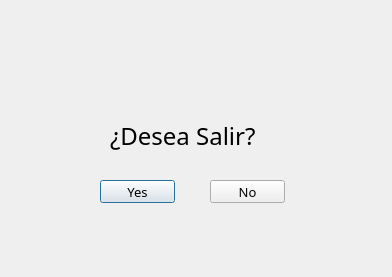
<?xml version="1.0" encoding="UTF-8"?>
<ui version="4.0">
 <class>Aviso</class>
 <widget class="QDialog" name="Aviso">
  <property name="geometry">
   <rect>
    <x>0</x>
    <y>0</y>
    <width>392</width>
    <height>277</height>
   </rect>
  </property>
  <property name="windowTitle">
   <string>Aviso</string>
  </property>
  <widget class="QPushButton" name="BtnBoxAvisoYes">
   <property name="geometry">
    <rect>
     <x>100</x>
     <y>180</y>
     <width>75</width>
     <height>23</height>
    </rect>
   </property>
   <property name="font">
    <font>
     <family>Century Gothic</family>
     <pointsize>10</pointsize>
    </font>
   </property>
   <property name="acceptDrops">
    <bool>false</bool>
   </property>
   <property name="text">
    <string>Yes</string>
   </property>
  </widget>
  <widget class="QPushButton" name="BtnBoxAvisoNo">
   <property name="geometry">
    <rect>
     <x>210</x>
     <y>180</y>
     <width>75</width>
     <height>23</height>
    </rect>
   </property>
   <property name="font">
    <font>
     <family>Century Gothic</family>
     <pointsize>10</pointsize>
    </font>
   </property>
   <property name="text">
    <string>No</string>
   </property>
  </widget>
  <widget class="QLabel" name="label">
   <property name="geometry">
    <rect>
     <x>150</x>
     <y>30</y>
     <width>81</width>
     <height>71</height>
    </rect>
   </property>
   <property name="text">
    <string/>
   </property>
   <property name="pixmap">
    <pixmap>warning.png</pixmap>
   </property>
   <property name="scaledContents">
    <bool>true</bool>
   </property>
  </widget>
  <widget class="QLabel" name="LbQuestion">
   <property name="geometry">
    <rect>
     <x>110</x>
     <y>120</y>
     <width>161</width>
     <height>31</height>
    </rect>
   </property>
   <property name="font">
    <font>
     <family>Century Gothic</family>
     <pointsize>18</pointsize>
    </font>
   </property>
   <property name="text">
    <string>¿Desea Salir?</string>
   </property>
   <property name="scaledContents">
    <bool>false</bool>
   </property>
  </widget>
 </widget>
 <resources/>
 <connections/>
</ui>
